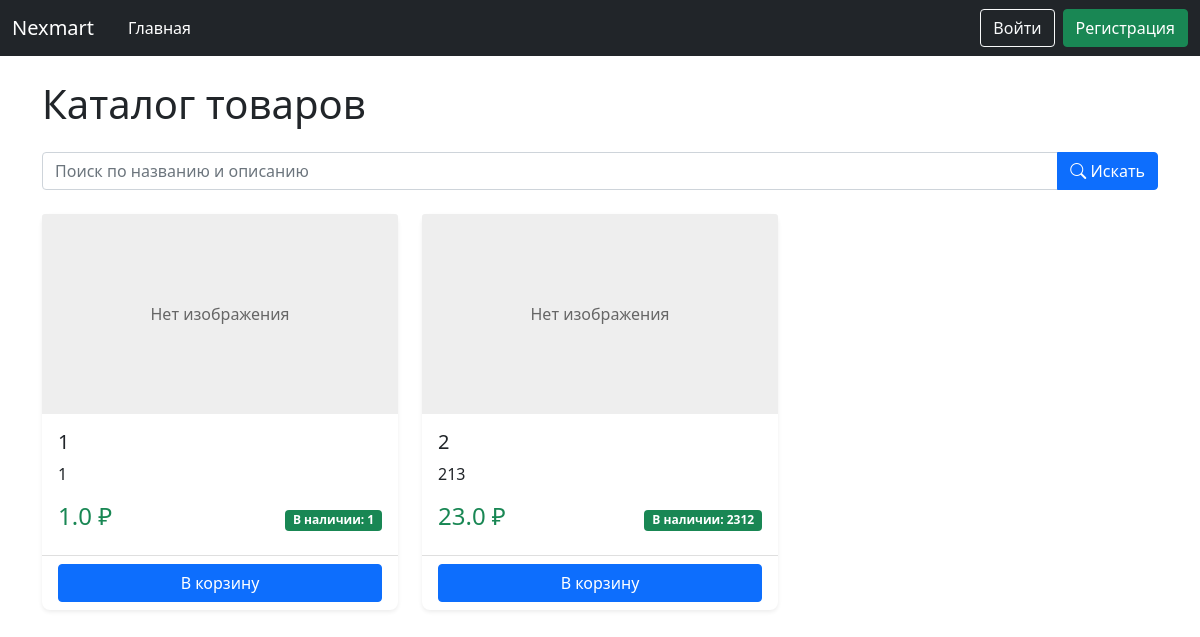
The page / on the database its author committed.
### data/product.py (models this page shows)
class Product(SqlAlchemyBase):
    __tablename__ = 'products'
    id = sqlalchemy.Column(sqlalchemy.Integer, primary_key=True, autoincrement=True)
    name = sqlalchemy.Column(sqlalchemy.String, nullable=False)
    price = sqlalchemy.Column(sqlalchemy.Float, nullable=False)
    description = sqlalchemy.Column(sqlalchemy.Text)
    created_date = sqlalchemy.Column(sqlalchemy.DateTime, default=datetime.datetime.now)
    open = sqlalchemy.Column(sqlalchemy.Boolean)  # открыт ли продукт для общего доступа
    amount_available = sqlalchemy.Column(sqlalchemy.Integer)  # сколько есть продукта для продажи
    amount_sell = sqlalchemy.Column(sqlalchemy.Integer)  # сколько продано для статистики
    image = sqlalchemy.Column(sqlalchemy.String)
    user_id = sqlalchemy.Column(sqlalchemy.Integer, sqlalchemy.ForeignKey('users.id'))
    user = sqlalchemy.orm.relationship('User', back_populates='products')

### main.py (the view)
@app.route('/')
def home():
    db_sess = db_session.create_session()
    search = request.args.get('search', '')
    query = db_sess.query(Product).filter(Product.open == True)
    if search:
        products = query.filter(Product.name.ilike(f'%{search}%')).all()
    else:
        products = query.all()
    return render_template('all_products.html', products=products)

### data/db_session.py (called while the page is built)
def create_session() -> Session:
    global __factory
    return __factory()

### templates/all_products.html (shortened to what this page needs)
{% extends "base.html" %}
{% block content %}
    <h1 class="mb-4">Каталог товаров</h1>
    <form method="GET" action="" class="mb-4">
        <div class="input-group">
            <input type="text" class="form-control"
                   name="search"
                   placeholder="Поиск по названию и описанию"
                   value="{{ request.args.get('search', '') }}">
            <button type="submit" class="btn btn-primary">
                <i class="bi bi-search"></i> Искать
            </button>
        </div>
    </form>
    <div class="row row-cols-1 row-cols-md-3 g-4">
        {% for product in products %}
        <div class="col">
            <div class="card h-100">
                {% if product.image %}
                <img src="{{ url_for('static', filename='upload/' + product.image) }}"
                     class="card-img-top product-image"
                     alt="{{ product.name }}">
                {% else %}
                <div class="card-img-top no-image">Нет изображения</div>
                {% endif %}
                <div class="card-body">
                    <h5 class="card-title">{{ product.name }}</h5>
                    <p class="card-text">{{ product.description }}</p>
                    <div class="d-flex justify-content-between align-items-center">
                        <span class="h4 text-success">{{ product.price }} ₽</span>
                        {% if product.amount_available and product.amount_available > 0 %}
                            <span class="badge bg-success">В наличии: {{ product.amount_available }}</span>
                        {% else %}
                            <span class="badge bg-danger">Нет в наличии</span>
                        {% endif %}
                    </div>
                </div>
                <div class="card-footer bg-transparent">
                    <a href='/user/add_cart/{{product.id}}' class="btn btn-primary w-100">В корзину</a>
                </div>
            </div>
        </div>
        {% else %}
        <div class="col-12">
            <div class="alert alert-warning">
                Товары не найдены. Попробуйте изменить условия поиска.
            </div>
        </div>
        {% endfor %}
    </div>
{% endblock %}

### static/css/style.css (style rules this page uses)
.no-image { height: 200px; background: #eee; display: flex; align-items: center; justify-content: center; color: #666; }
.badge.bg-success { transition: all 0.3s ease; }
.card { border: none; border-radius: 0.5rem; box-shadow: 0 0.125rem 0.25rem rgba(0, 0, 0, 0.075); transition: all 0.3s ease; }
.form-control { border-radius: 0.25rem; border: 1px solid #ced4da; transition: all 0.3s ease; }
.btn { position: relative; overflow: hidden; }
.btn::after { content: ''; position: absolute; top: 50%; left: 50%; width: 5px; height: 5px; background: rgba(255, 255, 255, 0.3); opacity: 0; border-radius: 50%; transform: scale(1, 1) translate(-50%, -50%); transform-origin: 50% 50%; }

### rows shown on the page
Product: shows "Нет изображения", name "1", description "1", price "1.0", amount_available "1"
Product: shows "Нет изображения", name "2", description "213", price "23.0", amount_available "2312"
